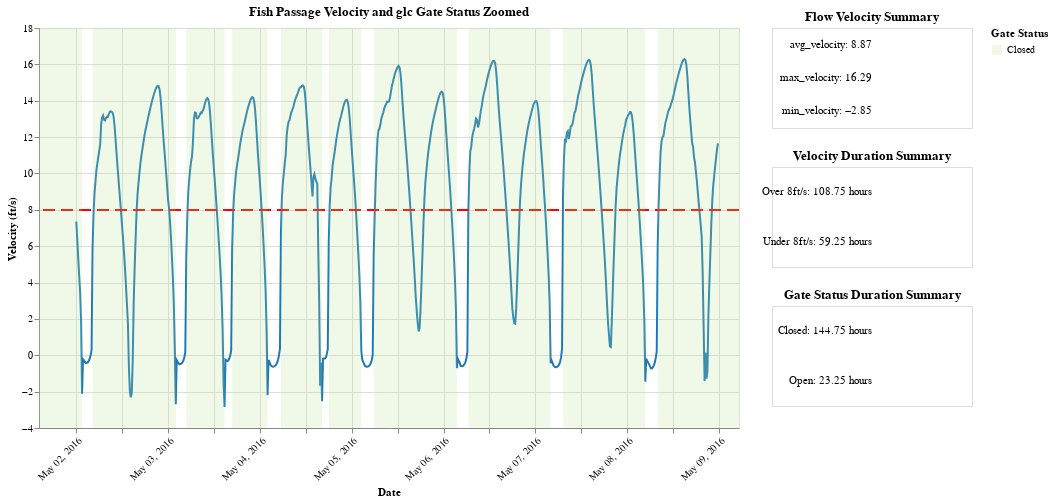

Here is the notebook cell this chart was saved with:
### Code cell
# Define a colorblind-friendly palette
color_palette = {
    "Velocity_Category": {"Over 8ft/s": "#a6cee3", "Under 8ft/s": "#1f78b4"},  # Blues
    "gate_status": {"Closed": "#b2df8a", "Open": "#33a02c"}  # Greens
}

gate = filtered_df["gate"].unique()[0]
model = filtered_df["model"].unique()[0]
shared_y_scale = alt.Scale(domain=[-5, 17])

# Selection interval for interactivity
interval = alt.selection_interval(
    encodings=['x'], 
    mark=alt.BrushConfig(fill='blue')
)

# Base chart for velocity
base = alt.Chart(filtered_df).mark_line(color=color_palette["Velocity_Category"]["Under 8ft/s"]).encode(
    x=alt.X(
        'yearmonthdatehoursminutes(datetime):T', 
        title='Datetime', 
        axis=alt.Axis(format='%b %d, %Y', labelAngle=-45, title='Date')
    ),
    y=alt.Y('velocity:Q', title='Velocity (ft/s)'),
).add_params(interval).properties(
    title=f"Fish Passage Velocity and {gate} Gate Status Zoomed",
    height=300
)

# Closed gates rects with updated color
closed_gates = filtered_df[['gate_min_datetime', 'gate_max_datetime', 'gate_status']].drop_duplicates().reset_index(drop=True)
color_scale = alt.Scale(
    domain=["Closed"], range=[color_palette["gate_status"]["Closed"]]
)
area_dgl_true = alt.Chart(closed_gates).mark_rect().encode(
    x='gate_min_datetime:T',
    x2='gate_max_datetime:T',
    color=alt.Color(
                "gate_status:N",
                scale=color_scale,
                legend=alt.Legend(title="Gate Status"),
            ),
    opacity=alt.value(0.2),
).transform_filter(
    alt.datum.gate_status == "Closed"
)

# Rule for the velocity threshold (8 ft/s)
yrule = alt.Chart(filtered_df).mark_rule(
    color="red", 
    strokeDash=[12, 6], 
    size=1.5
).encode(
    y=alt.datum(8)
).properties(
    width=300,
    height=300
)

# Nearest point interaction
nearest = alt.selection_point(nearest=True, on="pointerover", fields=["datetime"], empty=False)

# Points for interaction
points = base.mark_point().encode(
    opacity=alt.condition(nearest, alt.value(1), alt.value(0))
)

# Rules and tooltips
rules = alt.Chart(filtered_df).transform_calculate(
    FlowVelocityDuration="'Flow ' + datum.Velocity_Category + ' duration is ' + datum.streak_duration + ' hours'",
    GateStatusDuration="'Gate ' + datum.gate_status + ' duration is ' + datum.gate_streak_duration + ' hours'"
).mark_rule(color="gray").encode(
    x="datetime:T",
    opacity=alt.condition(nearest, alt.value(0.3), alt.value(0)),
    tooltip=[
        alt.Tooltip('yearmonthdatehoursminutes(datetime):T', title='Datetime'),
        alt.Tooltip('GLC:Q', title="Velocity (ft/s)", format=".2f"),
        alt.Tooltip('FlowVelocityDuration:N', title="Flow Velocity Duration"),
        alt.Tooltip('GateStatusDuration:N', title="Gate Status Duration")
    ]
).add_params(nearest)

# Velocity summary text
vel_text = alt.Chart(filtered_df).mark_text(align='right').encode(
    y=alt.Y('stat:N', axis=None),
    text=alt.Text('summary:N')
).transform_filter(interval).transform_aggregate(
    max_velocity='max(velocity)',
    min_velocity='min(velocity)',
    avg_velocity='mean(velocity)'
).transform_fold(
    ['max_velocity', 'min_velocity', 'avg_velocity'],  
    as_=['stat', 'value']
).transform_calculate(
    summary='datum.stat + ": " + format(datum.value, ".2f")'
)
velocity = vel_text.encode(text='summary:N').properties(
    title=alt.Title(text='Flow Velocity Summary', align='center')
)

# Velocity duration summary text
vel_duration_text = alt.Chart(filtered_df).mark_text(align='right').encode(
    y=alt.Y('Velocity_Category:N', axis=None),
    text=alt.Text('summary:N')
).transform_filter(interval).transform_aggregate(
    total_time='sum(time_unit)',
    groupby=["Velocity_Category"]
).transform_fold(
            ["total_time"],  # Separate each statistic
            as_=["stat", "value"],
).transform_calculate(
    summary='datum.Velocity_Category + ": " + format(datum.total_time, ".2f") + " hours"'
)
velocity_duration = vel_duration_text.encode(text="summary:N").properties(
    title=alt.Title(text="Velocity Duration Summary", align="center")
)
# velocity_duration = vel_duration_text.properties(
#     title=alt.Title(text='Velocity Duration Summary', align='center')
# )

# Gate duration summary text
gate_duration_text = alt.Chart(filtered_df).mark_text(align='right').encode(
    y=alt.Y('gate_status:N', axis=None),
    text=alt.Text('summary:N')
).transform_filter(interval).transform_aggregate(
    total_time='sum(time_unit)',
    groupby=["gate_status"]
).transform_fold(
            ["total_time"],  # Separate each statistic
            as_=["stat", "value"],
).transform_calculate(
    summary='datum.gate_status + ": " + format(datum.total_time, ".2f") + " hours"'
)
gate_duration = gate_duration_text.properties(
    title=alt.Title(text='Gate Status Duration Summary', align='center')
)

# Combine all components
layered_chart = alt.layer(base, points, yrule, rules, area_dgl_true).properties(
    width=700,
    height=400
)

velocity = velocity.properties(width=200, height=100)
velocity_duration = velocity_duration.properties(width=200, height=100)
gate_duration = gate_duration.properties(width=200, height=100)

horizontal_text_summary = alt.hconcat(velocity, velocity_duration)
text_summary = alt.vconcat(velocity, velocity_duration, gate_duration)

combined_chart = alt.hconcat(
    layered_chart,
    text_summary
)

combined_chart

### Figure 1 — Vega-Lite specification as saved in the notebook (floating-point values rounded to 4 significant figures; data arrays with more than 128 entries replaced by an {"elided": "..."} marker saying what was removed)
{"config": {"view": {"continuousWidth": 300, "continuousHeight": 300}}, "hconcat": [{"layer": [{"data": {"name": "data-43ccf4da0277e0751b81402403703c6b"}, "mark": {"type": "line", "color": "#1f78b4"}, "encoding": {"x": {"axis": {"format": "%b %d, %Y", "labelAngle": -45, "title": "Date"}, "field": "datetime", "timeUnit": "yearmonthdatehoursminutes", "title": "Datetime", "type": "temporal"}, "y": {"field": "velocity", "title": "Velocity (ft/s)", "type": "quantitative"}}, "name": "view_3", "title": "Fish Passage Velocity and glc Gate Status Zoomed"}, {"data": {"name": "data-43ccf4da0277e0751b81402403703c6b"}, "mark": {"type": "point"}, "encoding": {"opacity": {"condition": {"param": "param_7", "value": 1, "empty": false}, "value": 0}, "x": {"axis": {"format": "%b %d, %Y", "labelAngle": -45, "title": "Date"}, "field": "datetime", "timeUnit": "yearmonthdatehoursminutes", "title": "Datetime", "type": "temporal"}, "y": {"field": "velocity", "title": "Velocity (ft/s)", "type": "quantitative"}}, "title": "Fish Passage Velocity and glc Gate Status Zoomed"}, {"data": {"name": "data-43ccf4da0277e0751b81402403703c6b"}, "mark": {"type": "rule", "color": "red", "size": 1.5, "strokeDash": [12, 6]}, "encoding": {"y": {"datum": 8}}}, {"data": {"name": "data-43ccf4da0277e0751b81402403703c6b"}, "mark": {"type": "rule", "color": "gray"}, "encoding": {"opacity": {"condition": {"param": "param_7", "value": 0.3, "empty": false}, "value": 0}, "tooltip": [{"field": "datetime", "timeUnit": "yearmonthdatehoursminutes", "title": "Datetime", "type": "temporal"}, {"field": "GLC", "format": ".2f", "title": "Velocity (ft/s)", "type": "quantitative"}, {"field": "FlowVelocityDuration", "title": "Flow Velocity Duration", "type": "nominal"}, {"field": "GateStatusDuration", "title": "Gate Status Duration", "type": "nominal"}], "x": {"field": "datetime", "type": "temporal"}}, "name": "view_4", "transform": [{"calculate": "'Flow ' + datum.Velocity_Category + ' duration is ' + datum.streak_duration + ' hours'", "as": "FlowVelocityDuration"}, {"calculate": "'Gate ' + datum.gate_status + ' duration is ' + datum.gate_streak_duration + ' hours'", "as": "GateStatusDuration"}]}, {"data": {"name": "data-0a3c13ece89ace08ccc8a3e446891fb1"}, "mark": {"type": "rect"}, "encoding": {"color": {"field": "gate_status", "legend": {"title": "Gate Status"}, "scale": {"domain": ["Closed"], "range": ["#b2df8a"]}, "type": "nominal"}, "opacity": {"value": 0.2}, "x": {"field": "gate_min_datetime", "type": "temporal"}, "x2": {"field": "gate_max_datetime"}}, "transform": [{"filter": "(datum.gate_status === 'Closed')"}]}], "height": 400, "width": 700}, {"vconcat": [{"mark": {"type": "text", "align": "right"}, "encoding": {"text": {"field": "summary", "type": "nominal"}, "y": {"axis": null, "field": "stat", "type": "nominal"}}, "height": 100, "title": {"text": "Flow Velocity Summary", "align": "center"}, "transform": [{"filter": {"param": "param_6"}}, {"aggregate": [{"op": "max", "field": "velocity", "as": "max_velocity"}, {"op": "min", "field": "velocity", "as": "min_velocity"}, {"op": "mean", "field": "velocity", "as": "avg_velocity"}]}, {"fold": ["max_velocity", "min_velocity", "avg_velocity"], "as": ["stat", "value"]}, {"calculate": "datum.stat + \": \" + format(datum.value, \".2f\")", "as": "summary"}], "width": 200}, {"mark": {"type": "text", "align": "right"}, "encoding": {"text": {"field": "summary", "type": "nominal"}, "y": {"axis": null, "field": "Velocity_Category", "type": "nominal"}}, "height": 100, "title": {"text": "Velocity Duration Summary", "align": "center"}, "transform": [{"filter": {"param": "param_6"}}, {"aggregate": [{"op": "sum", "field": "time_unit", "as": "total_time"}], "groupby": ["Velocity_Category"]}, {"fold": ["total_time"], "as": ["stat", "value"]}, {"calculate": "datum.Velocity_Category + \": \" + format(datum.total_time, \".2f\") + \" hours\"", "as": "summary"}], "width": 200}, {"mark": {"type": "text", "align": "right"}, "encoding": {"text": {"field": "summary", "type": "nominal"}, "y": {"axis": null, "field": "gate_status", "type": "nominal"}}, "height": 100, "title": {"text": "Gate Status Duration Summary", "align": "center"}, "transform": [{"filter": {"param": "param_6"}}, {"aggregate": [{"op": "sum", "field": "time_unit", "as": "total_time"}], "groupby": ["gate_status"]}, {"fold": ["total_time"], "as": ["stat", "value"]}, {"calculate": "datum.gate_status + \": \" + format(datum.total_time, \".2f\") + \" hours\"", "as": "summary"}], "width": 200}], "data": {"name": "data-43ccf4da0277e0751b81402403703c6b"}}], "params": [{"name": "param_6", "select": {"type": "interval", "encodings": ["x"], "mark": {"fill": "blue"}}, "views": ["view_3"]}, {"name": "param_7", "select": {"type": "point", "fields": ["datetime"], "nearest": true, "on": "pointerover"}, "views": ["view_4"]}], "$schema": "https://vega.github.io/schema/vega-lite/v5.20.1.json", "datasets": {"data-43ccf4da0277e0751b81402403703c6b": {"elided": "672 records"}, "data-0a3c13ece89ace08ccc8a3e446891fb1": [{"gate_min_datetime": "2016-05-01 14:15:00", "gate_max_datetime": "2016-05-02 01:30:00", "gate_status": "Closed"}, {"gate_min_datetime": "2016-05-02 01:45:00", "gate_max_datetime": "2016-05-02 04:00:00", "gate_status": "Open"}, {"gate_min_datetime": "2016-05-02 04:15:00", "gate_max_datetime": "2016-05-03 02:00:00", "gate_status": "Closed"}, {"gate_min_datetime": "2016-05-03 02:15:00", "gate_max_datetime": "2016-05-03 04:30:00", "gate_status": "Open"}, {"gate_min_datetime": "2016-05-03 04:45:00", "gate_max_datetime": "2016-05-03 14:45:00", "gate_status": "Closed"}, {"gate_min_datetime": "2016-05-03 15:00:00", "gate_max_datetime": "2016-05-03 16:30:00", "gate_status": "Open"}, {"gate_min_datetime": "2016-05-03 16:45:00", "gate_max_datetime": "2016-05-04 02:00:00", "gate_status": "Closed"}, {"gate_min_datetime": "2016-05-04 02:15:00", "gate_max_datetime": "2016-05-04 05:15:00", "gate_status": "Open"}, {"gate_min_datetime": "2016-05-04 05:30:00", "gate_max_datetime": "2016-05-04 16:15:00", "gate_status": "Closed"}, {"gate_min_datetime": "2016-05-04 16:30:00", "gate_max_datetime": "2016-05-04 17:45:00", "gate_status": "Open"}, {"gate_min_datetime": "2016-05-04 18:00:00", "gate_max_datetime": "2016-05-05 02:30:00", "gate_status": "Closed"}, {"gate_min_datetime": "2016-05-05 02:45:00", "gate_max_datetime": "2016-05-05 05:30:00", "gate_status": "Open"}, {"gate_min_datetime": "2016-05-05 05:45:00", "gate_max_datetime": "2016-05-06 03:30:00", "gate_status": "Closed"}, {"gate_min_datetime": "2016-05-06 03:45:00", "gate_max_datetime": "2016-05-06 06:15:00", "gate_status": "Open"}, {"gate_min_datetime": "2016-05-06 06:30:00", "gate_max_datetime": "2016-05-07 04:00:00", "gate_status": "Closed"}, {"gate_min_datetime": "2016-05-07 04:15:00", "gate_max_datetime": "2016-05-07 07:00:00", "gate_status": "Open"}, {"gate_min_datetime": "2016-05-07 07:15:00", "gate_max_datetime": "2016-05-08 04:45:00", "gate_status": "Closed"}, {"gate_min_datetime": "2016-05-08 05:00:00", "gate_max_datetime": "2016-05-08 07:45:00", "gate_status": "Open"}, {"gate_min_datetime": "2016-05-08 08:00:00", "gate_max_datetime": "2016-05-09 05:15:00", "gate_status": "Closed"}]}}
